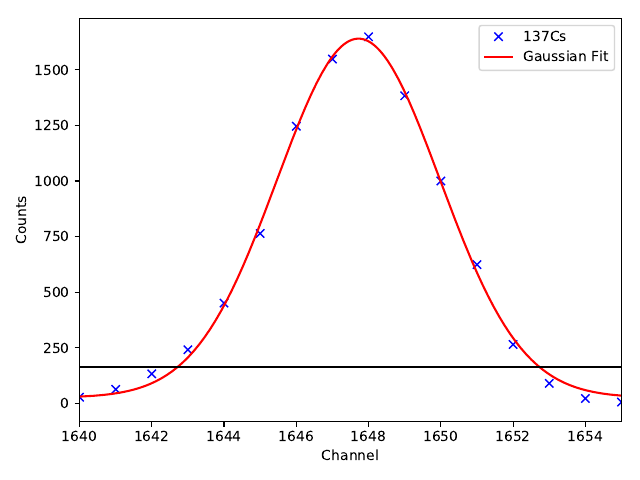

Generate this figure with Python:
import numpy as np
import matplotlib.pyplot as plt
from scipy import optimize
from scipy.optimize import curve_fit
from uncertainties import ufloat
import uncertainties.unumpy as unp

y = np.genfromtxt('mess2.txt', unpack=True)
x = np.arange(y.size)
plt.plot(x, y, 'bx', label='137Cs')

def gauss(x, m, a, b, c):
    return a * np.exp(-(x-m)**2 / b) + c

def konst(z):
    return 0 * z + 163.991


x1 = np.arange(1640, 1655)
y1 = y[1640:1655]
par, cov = optimize.curve_fit(gauss, x1, y1, p0=[1650, 10000, 100, 1])

m = ufloat(par[0], np.sqrt(cov[0][0]))
a = ufloat(par[1], np.sqrt(cov[1][1]))
b = ufloat(par[2], np.sqrt(cov[2][2]))
c = ufloat(par[3], np.sqrt(cov[3][3]))
print(m, a, b, c)

z = np.linspace(1640, 1655, 200)

plt.plot(z, gauss(z, *par), 'r-', label='Gaussian Fit')
plt.plot(z, konst(z), 'k-')
plt.xlim(1640, 1655)
plt.xlabel(r'Channel')
plt.ylabel(r'Counts')
plt.legend(loc='best')

plt.tight_layout()
plt.savefig('plot23.pdf')

#print(gauss(1647.72, *par))